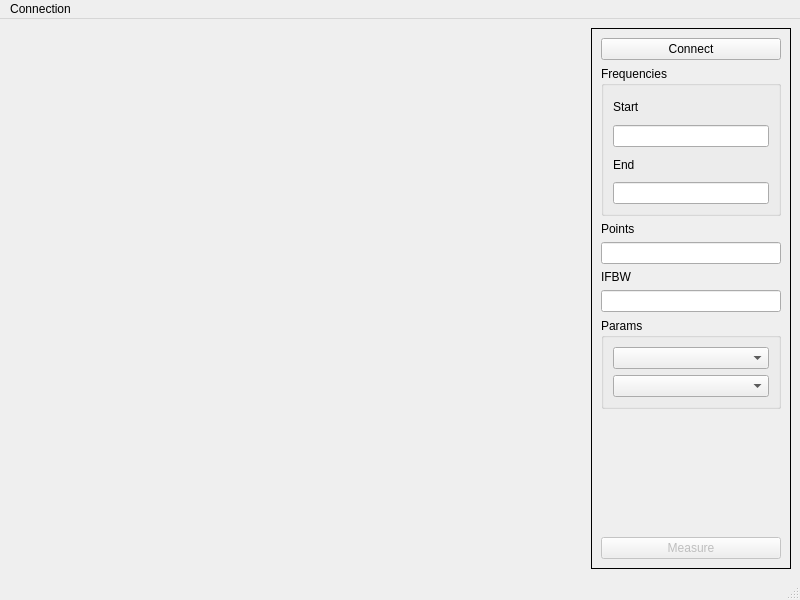
<?xml version="1.0" encoding="UTF-8"?>
<ui version="4.0">
 <class>MainWindow</class>
 <widget class="QMainWindow" name="MainWindow">
  <property name="geometry">
   <rect>
    <x>0</x>
    <y>0</y>
    <width>800</width>
    <height>600</height>
   </rect>
  </property>
  <property name="windowTitle">
   <string>MainWindow</string>
  </property>
  <widget class="QWidget" name="centralwidget">
   <layout class="QHBoxLayout" name="horizontalLayout">
    <item>
     <layout class="QVBoxLayout" name="verticalLayout_3">
      <item>
       <spacer name="horizontalSpacer">
        <property name="orientation">
         <enum>Qt::Horizontal</enum>
        </property>
        <property name="sizeHint" stdset="0">
         <size>
          <width>40</width>
          <height>20</height>
         </size>
        </property>
       </spacer>
      </item>
     </layout>
    </item>
    <item>
     <widget class="QFrame" name="frame">
      <property name="sizePolicy">
       <sizepolicy hsizetype="Minimum" vsizetype="Preferred">
        <horstretch>0</horstretch>
        <verstretch>0</verstretch>
       </sizepolicy>
      </property>
      <property name="maximumSize">
       <size>
        <width>200</width>
        <height>16777215</height>
       </size>
      </property>
      <property name="frameShape">
       <enum>QFrame::Panel</enum>
      </property>
      <property name="frameShadow">
       <enum>QFrame::Plain</enum>
      </property>
      <property name="lineWidth">
       <number>1</number>
      </property>
      <layout class="QVBoxLayout" name="verticalLayout">
       <property name="sizeConstraint">
        <enum>QLayout::SetMinimumSize</enum>
       </property>
       <item>
        <widget class="QPushButton" name="pbConnect">
         <property name="text">
          <string>Connect</string>
         </property>
        </widget>
       </item>
       <item>
        <widget class="QGroupBox" name="gbFreq">
         <property name="minimumSize">
          <size>
           <width>0</width>
           <height>150</height>
          </size>
         </property>
         <property name="maximumSize">
          <size>
           <width>16777215</width>
           <height>16777215</height>
          </size>
         </property>
         <property name="title">
          <string>Frequencies</string>
         </property>
         <property name="flat">
          <bool>false</bool>
         </property>
         <layout class="QVBoxLayout" name="verticalLayout_2">
          <item>
           <widget class="QLabel" name="lbStart">
            <property name="text">
             <string>Start</string>
            </property>
           </widget>
          </item>
          <item>
           <widget class="QLineEdit" name="leFreq1"/>
          </item>
          <item>
           <widget class="QLabel" name="lbEnd">
            <property name="text">
             <string>End</string>
            </property>
           </widget>
          </item>
          <item>
           <widget class="QLineEdit" name="leFreq2"/>
          </item>
         </layout>
        </widget>
       </item>
       <item>
        <widget class="QLabel" name="lbPoints">
         <property name="text">
          <string>Points</string>
         </property>
        </widget>
       </item>
       <item>
        <widget class="QLineEdit" name="lePoints">
         <property name="minimumSize">
          <size>
           <width>0</width>
           <height>0</height>
          </size>
         </property>
         <property name="maximumSize">
          <size>
           <width>16777215</width>
           <height>16777215</height>
          </size>
         </property>
         <property name="inputMask">
          <string notr="true"/>
         </property>
        </widget>
       </item>
       <item>
        <widget class="QLabel" name="lbIFBW">
         <property name="text">
          <string>IFBW</string>
         </property>
        </widget>
       </item>
       <item>
        <widget class="QLineEdit" name="leIFBW">
         <property name="minimumSize">
          <size>
           <width>0</width>
           <height>0</height>
          </size>
         </property>
         <property name="maximumSize">
          <size>
           <width>16777215</width>
           <height>16777215</height>
          </size>
         </property>
         <property name="inputMask">
          <string/>
         </property>
        </widget>
       </item>
       <item>
        <widget class="QGroupBox" name="groupBox">
         <property name="title">
          <string>Params</string>
         </property>
         <layout class="QVBoxLayout" name="verticalLayout_4">
          <item>
           <widget class="QComboBox" name="cbSParams">
            <property name="currentIndex">
             <number>-1</number>
            </property>
            <item>
             <property name="text">
              <string>S11</string>
             </property>
            </item>
            <item>
             <property name="text">
              <string>S12</string>
             </property>
            </item>
            <item>
             <property name="text">
              <string>S21</string>
             </property>
            </item>
            <item>
             <property name="text">
              <string>S22</string>
             </property>
            </item>
           </widget>
          </item>
          <item>
           <widget class="QComboBox" name="cbSParamChrct">
            <property name="currentIndex">
             <number>-1</number>
            </property>
            <item>
             <property name="text">
              <string>MLOGarithmic</string>
             </property>
            </item>
            <item>
             <property name="text">
              <string>SWR</string>
             </property>
            </item>
            <item>
             <property name="text">
              <string>PHASe</string>
             </property>
            </item>
           </widget>
          </item>
         </layout>
        </widget>
       </item>
       <item>
        <spacer name="verticalSpacer">
         <property name="orientation">
          <enum>Qt::Vertical</enum>
         </property>
         <property name="sizeHint" stdset="0">
          <size>
           <width>20</width>
           <height>189</height>
          </size>
         </property>
        </spacer>
       </item>
       <item>
        <widget class="QPushButton" name="pbMeasure">
         <property name="enabled">
          <bool>false</bool>
         </property>
         <property name="maximumSize">
          <size>
           <width>16777215</width>
           <height>16777215</height>
          </size>
         </property>
         <property name="text">
          <string>Measure</string>
         </property>
         <property name="autoDefault">
          <bool>false</bool>
         </property>
         <property name="default">
          <bool>false</bool>
         </property>
         <property name="flat">
          <bool>false</bool>
         </property>
        </widget>
       </item>
      </layout>
     </widget>
    </item>
   </layout>
  </widget>
  <widget class="QMenuBar" name="menubar">
   <property name="geometry">
    <rect>
     <x>0</x>
     <y>0</y>
     <width>800</width>
     <height>20</height>
    </rect>
   </property>
   <widget class="QMenu" name="menuConnection">
    <property name="title">
     <string>Connection</string>
    </property>
    <addaction name="actionAddr_Port"/>
   </widget>
   <addaction name="menuConnection"/>
  </widget>
  <widget class="QStatusBar" name="statusbar"/>
  <action name="actionAddr_Port">
   <property name="text">
    <string>Addr &amp; Port</string>
   </property>
  </action>
 </widget>
 <resources/>
 <connections/>
</ui>
